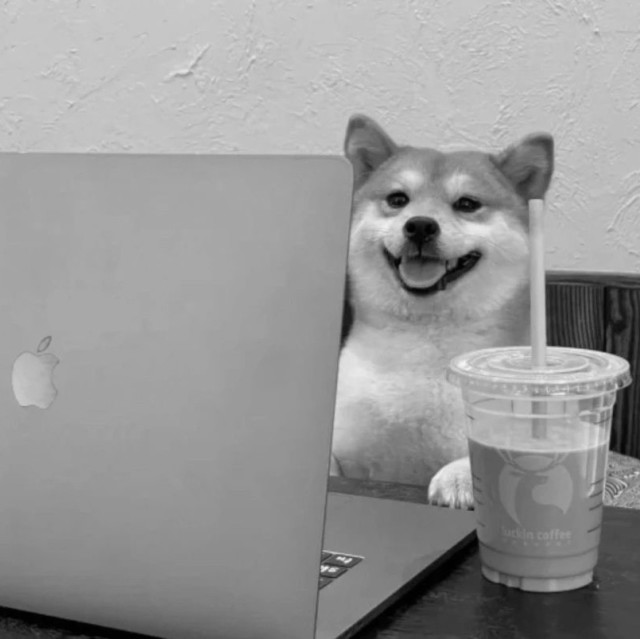
#> input picture work1/gray_image.png, 640 x 639 px
$ python work1.3.py
#> lines starting #> are read from the running program, lines starting #| are printed output that depends on the picture
from PIL import Image
import numpy as np

img_path = 'gray_image.png'
image = Image.open(img_path)
#> image is the input picture: PIL image 640x639 L; min 0, max 245, mean 152.1
# 转换为numpy数组
img_array = np.array(image)

# 检查图像是否为RGB格式（3个通道）
if len(img_array.shape) == 3 and img_array.shape[2] == 3:
    # # 如果图像已经是RGB格式
    rgb_image = img_array
elif len(img_array.shape) == 2 or (len(img_array.shape) == 3 and img_array.shape[2] == 1):
    #  如果图像是灰度的或者只有一个通道，将它转换为RGB。
    rgb_image = np.stack((img_array,) * 3, axis=-1)
else:
    # 如果图像有alpha通道，去除它并转换为RGB。
    rgb_image = img_array[:, :, :3]

# 获取中心点
center_point = (rgb_image.shape[0] // 2, rgb_image.shape[1] // 2)
#> center_point = (319, 320)

# 定义中心点周围31x31的邻域
half_size = 15
start_row = max(center_point[0] - half_size, 0)
#> start_row = 304
end_row = min(center_point[0] + half_size + 1, rgb_image.shape[0])
#> end_row = 335
start_col = max(center_point[1] - half_size, 0)
#> start_col = 305
end_col = min(center_point[1] + half_size + 1, rgb_image.shape[1])
#> end_col = 336

#将31x31的邻域设置为红色（255,0,0）
rgb_image[start_row:end_row, start_col:end_col] = [255, 0, 0]
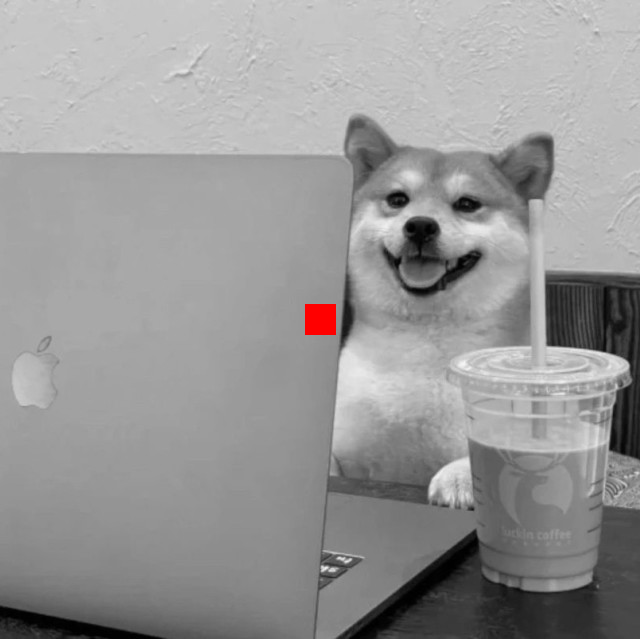
#> rgb_image: shape (639, 640, 3); mean of channels 0, 1, 2 152.3, 151.7, 151.7; drawn as R, G, B
#  转换回PIL图像
red_center_image = Image.fromarray(rgb_image)
new_img_path = 'red_center_image.png'
red_center_image.save(new_img_path)
